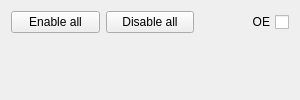
<?xml version="1.0" encoding="UTF-8"?>
<ui version="4.0">
 <class>ShiftWidget</class>
 <widget class="QWidget" name="ShiftWidget">
  <property name="geometry">
   <rect>
    <x>0</x>
    <y>0</y>
    <width>300</width>
    <height>100</height>
   </rect>
  </property>
  <property name="windowTitle">
   <string>Shift register</string>
  </property>
  <layout class="QVBoxLayout" name="mainLayout">
   <item>
    <layout class="QGridLayout" name="pinLayout"/>
   </item>
   <item>
    <layout class="QHBoxLayout" name="toolsLayout">
     <item>
      <widget class="QPushButton" name="shiftEnable">
       <property name="text">
        <string>Enable all</string>
       </property>
      </widget>
     </item>
     <item>
      <widget class="QPushButton" name="shiftDisable">
       <property name="text">
        <string>Disable all</string>
       </property>
      </widget>
     </item>
     <item>
      <widget class="QCheckBox" name="shiftActive">
       <property name="sizePolicy">
        <sizepolicy hsizetype="Minimum" vsizetype="Preferred">
         <horstretch>0</horstretch>
         <verstretch>0</verstretch>
        </sizepolicy>
       </property>
       <property name="layoutDirection">
        <enum>Qt::RightToLeft</enum>
       </property>
       <property name="text">
        <string>OE</string>
       </property>
      </widget>
     </item>
    </layout>
   </item>
   <item>
    <spacer name="verticalSpacer">
     <property name="orientation">
      <enum>Qt::Vertical</enum>
     </property>
     <property name="sizeHint" stdset="0">
      <size>
       <width>0</width>
       <height>0</height>
      </size>
     </property>
    </spacer>
   </item>
  </layout>
 </widget>
 <resources/>
 <connections>
  <connection>
   <sender>shiftEnable</sender>
   <signal>clicked()</signal>
   <receiver>ShiftWidget</receiver>
   <slot>EnableAllClicked()</slot>
   <hints>
    <hint type="sourcelabel">
     <x>205</x>
     <y>301</y>
    </hint>
    <hint type="destinationlabel">
     <x>455</x>
     <y>298</y>
    </hint>
   </hints>
  </connection>
  <connection>
   <sender>shiftDisable</sender>
   <signal>clicked()</signal>
   <receiver>ShiftWidget</receiver>
   <slot>DisableAllClicked()</slot>
   <hints>
    <hint type="sourcelabel">
     <x>258</x>
     <y>336</y>
    </hint>
    <hint type="destinationlabel">
     <x>363</x>
     <y>338</y>
    </hint>
   </hints>
  </connection>
  <connection>
   <sender>shiftActive</sender>
   <signal>clicked(bool)</signal>
   <receiver>ShiftWidget</receiver>
   <slot>EnabledChanged(bool)</slot>
   <hints>
    <hint type="sourcelabel">
     <x>90</x>
     <y>305</y>
    </hint>
    <hint type="destinationlabel">
     <x>88</x>
     <y>482</y>
    </hint>
   </hints>
  </connection>
 </connections>
 <slots>
  <slot>EnableAllClicked()</slot>
  <slot>DisableAllClicked()</slot>
  <slot>EnabledChanged(bool)</slot>
 </slots>
</ui>
